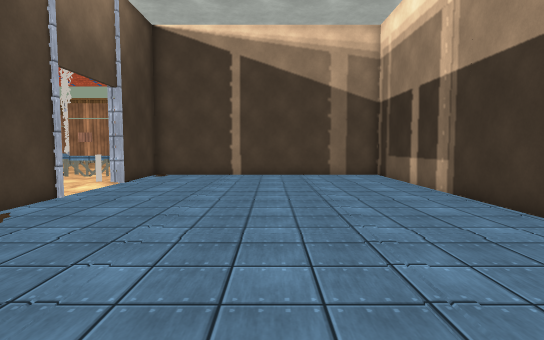
[1] (above)

24 first-person views from a walk through a Unity game level. The camera is 1.5 m above the floor, tilts 4° down and sees 80° across. The floor is counted in squares, 1 m on a side. Each view is taken from the middle of a square. On the plan, view 1 faces up. The plan holds only what a view shows up to about 15 squares ahead; the rest is blank. The place goes on beyond the plan. The player character is not drawn. Some animated figures are not drawn. Door leaves are left out, so doorways stand open. Surface patterns are stand-ins for the level's own textures.

[2]
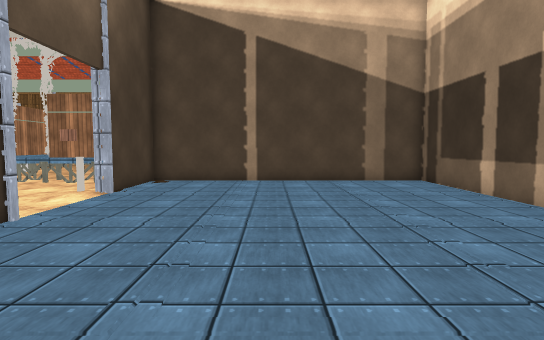

[3]
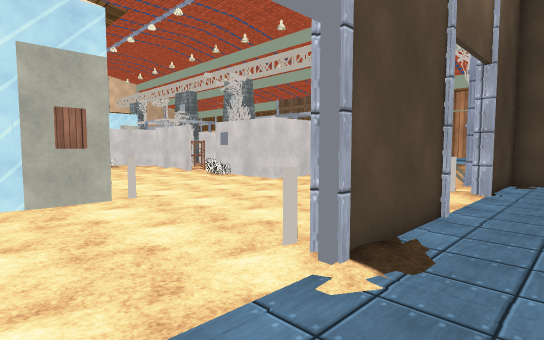

[4]
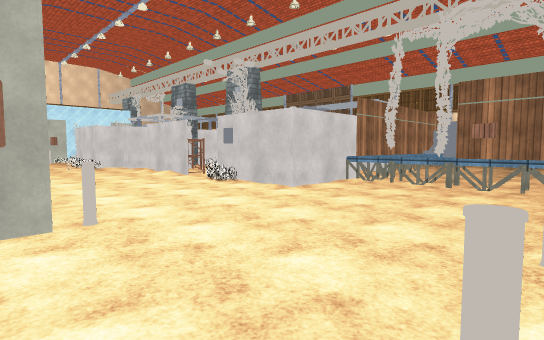

[5]
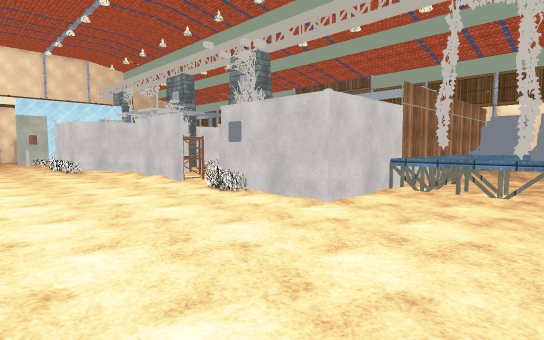

[6]
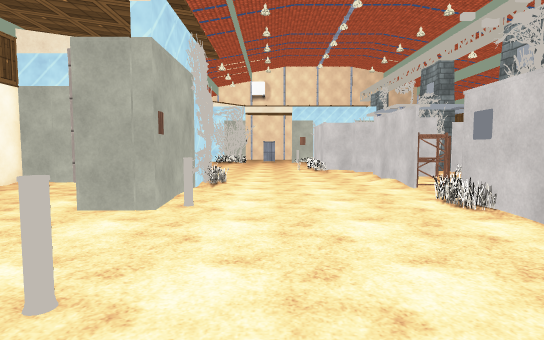

[7]
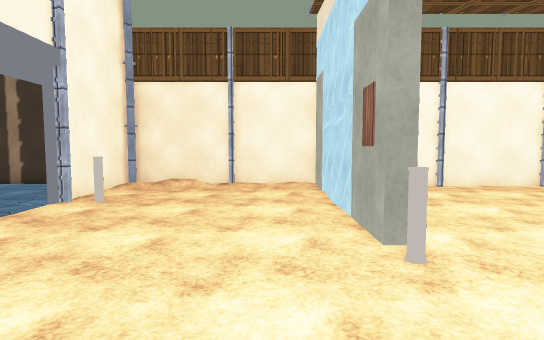

[8]
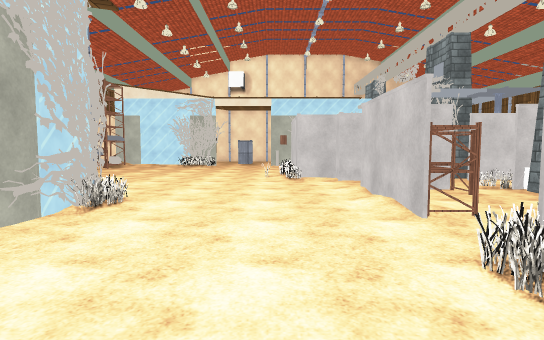

[9]
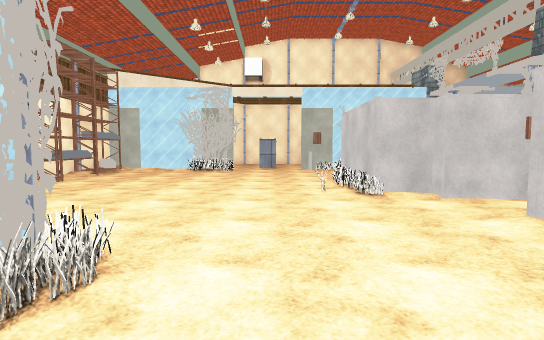

[10]
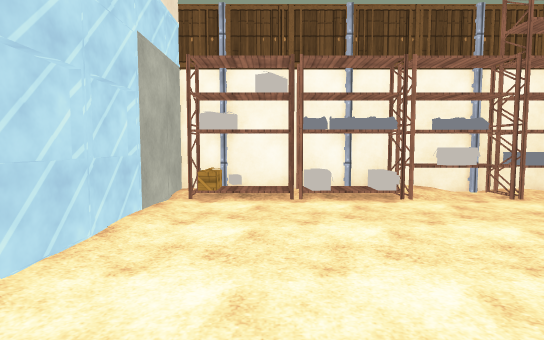

[11]
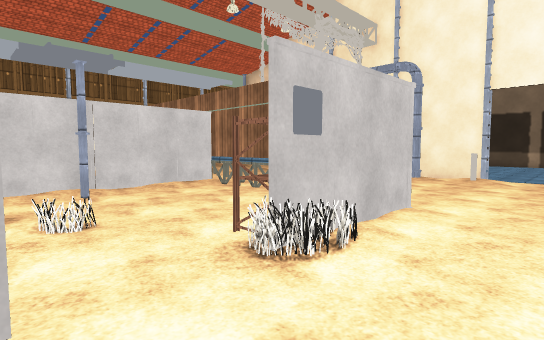

[12]
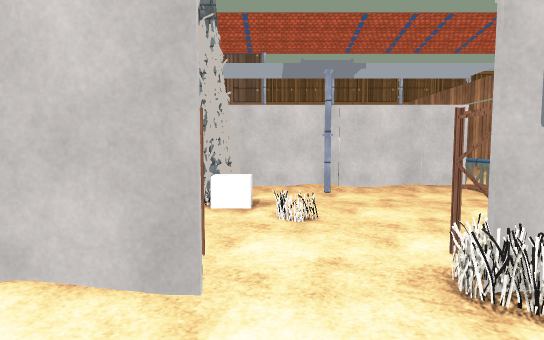

[13]
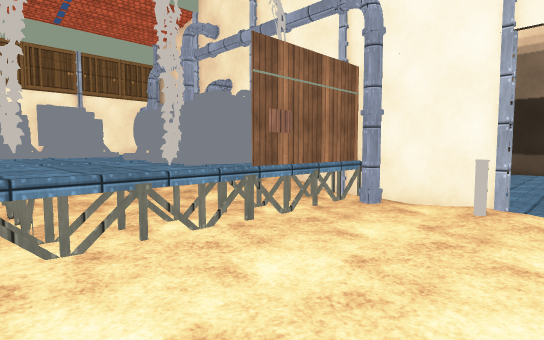

[14]
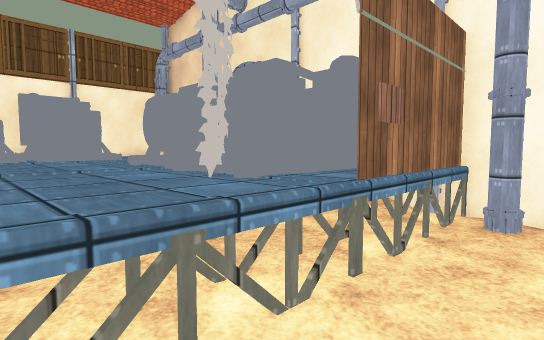

[15]
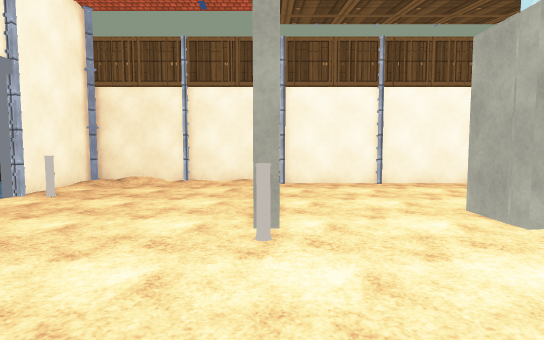

[16]
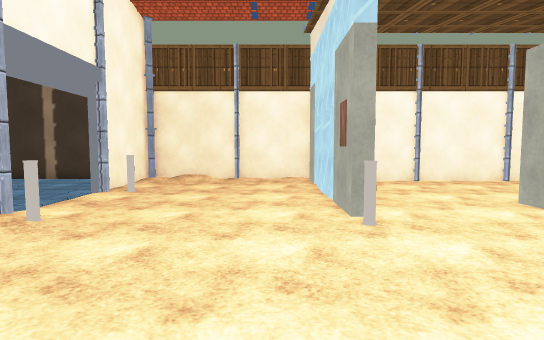

[17]
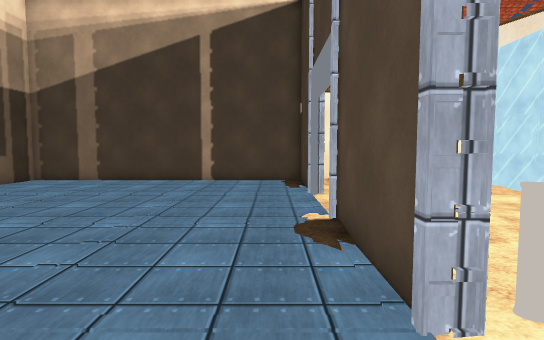

[18]
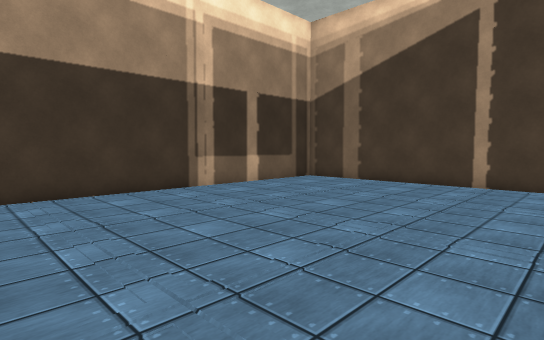

[19]
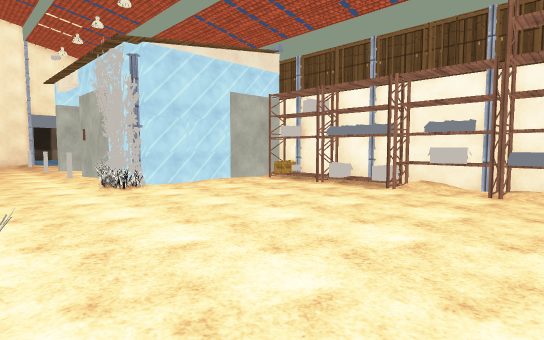

[20]
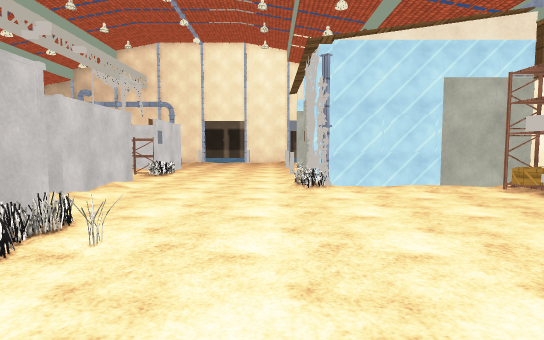

[21]
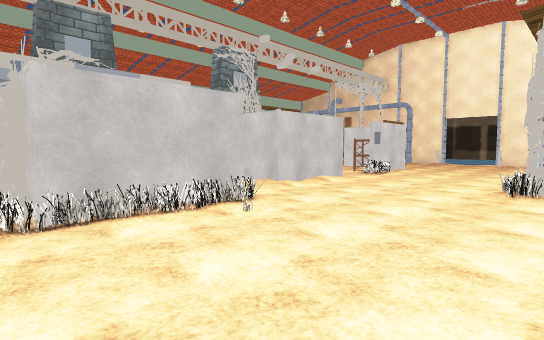

[22]
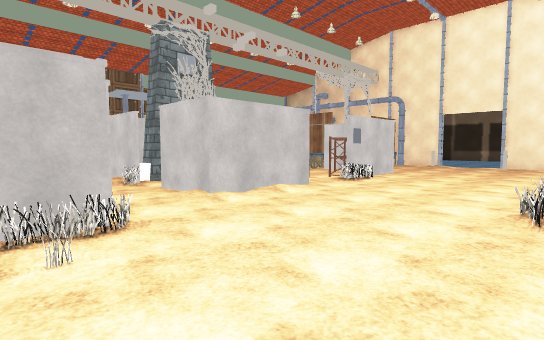

[23]
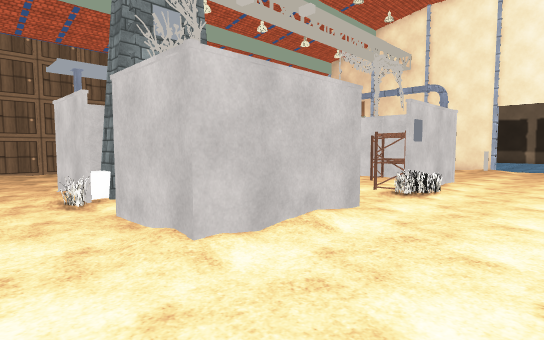

[24]
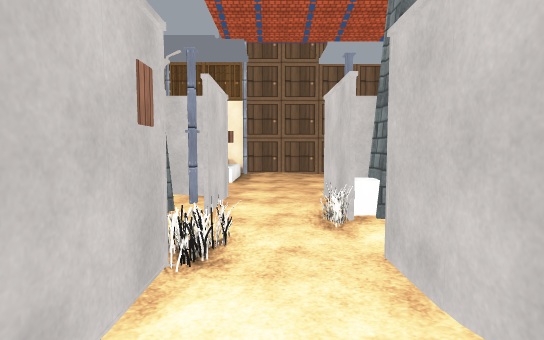

### Floor plan
Points are (right, up) in squares from view 1. A wall is a line through its corners. A room is listed if a view was taken in it or the views show most of it. See-through windows are left out.
Room 1 (views 1, 2, 3, 17, 18)
walls: (-6.3, 9.6) (-6.3, 5.2); (-6.3, 0.4) (-6.3, -2.5); (-5.9, -2.5) (5.7, -2.5) (5.7, 17.5) (-6.3, 17.5) (-6.3, 13.4)
ways out: opening at (-4.3, 2.5) to room 2; open door at (-6.5, 11.5) to room 2
Room 2 (views 4, 5, 6, 7, 8, 9, 10, 11, 12, 13, 14, 15, 16, 19, 20, 21, 22, 23, 24)
walls: (-22.6, 13.2) (-27.5, 13.2); (-24.2, 5.7) (-23.3, 5.3) (-21.6, 5.4); (-24.3, 5.6) (-21.8, 5.2); (-24.4, 5.6) (-23.3, 5.3); (-24.5, 5.5) (-21.8, 5.5); (-24.4, 5.4) (-23.9, 5.5) (-23.5, 5.2); (-24.5, 5.3) (-22.8, 5.6); (-24.5, 5.3) (-23.6, 5.7) (-22.9, 5.2); (-24.7, 5.4) (-23.4, 5.8); (-24.6, 5.2) (-24, 5.5); (-24.6, 5.2) (-18.6, 5.2); (-24.4, 5) (-22.9, 5); (-24.9, 2.8) (-24.9, 4.5); (-14.2, 5.2) (-13.7, 5.2) (-13.7, -2.5) (-10.5, -2.5); (-24.9, 0.8) (-24.9, 2.5); (-13.9, 2.3) (-13.9, 1.3); (-15.1, 17.4) (-15.1, 13.2) (-18.6, 13.2); (-13.9, 1) (-13.9, -0.7); (-30.3, 16.1) (-30.3, 13) (-31, 13) (-31, 11.2) (-35.9, 11.2); (-26.4, -2.5) (-25.1, -2.5) (-25.1, 4.6); (-26, 21.6) (-26.6, 21.6); (-15.5, 21.6) (-24, 21.6); (-6.4, 13.4) (-6.4, 18.4); (-11.1, 20.6) (-11.1, 22.4); (-9, 18.5) (-11.3, 18.5) (-11.3, 20.1); (-10.4, -2.5) (-5.9, -2.5); (-10.8, 21.2) (-10.8, 21.9); (-6.6, 1.8) (-6.3, 1.8); (-6.6, 1.6) (-6.3, 1.6) (-6.3, 0.4); (-34.5, -2.5) (-26.5, -2.5); (-6.4, -2.6) (-6.4, 1.2); (-36.9, -2.5) (-34.6, -2.5)
ways out: opening at (-4.3, 2.5) to room 1; open door at (-6.5, 11.5) to room 1; open door at (-16, 5) to room 3; opening at (-31, 18); opening at (-28.5, 19.5)
objects: shelf (-36, -2) to (-35, -1); shelf (-34, -2) to (-33, -1); other object (-33, 10); shelf (-32, -2) to (-32, -1); other object (-32, 10); other object (-31, -2); other object (-31, -1); other object (-30, -2) to (-30, -1); other object (-30, 17); shelf (-29, -2) to (-29, -1); other object (-28, 18); other object (-28, 19); other object (-27, -2); shelf (-27, 14) to (-26, 16); block (-27, 19); box (-26, -2) to (-26, -1); shelf (-26, 14) to (-23, 14); pillar (-26, 19); other object (-25, 5); other object (-25, 6); other object (-24, 6); other object (-24, 18); other object (-23, 6); block (-23, 18); pillar (-23, 19); other object (-22, 17); other object (-21, 17); other object (-20, 13); other object (-20, 14); bollard (-19, 6); other object (-19, 13); shelf (-19, 14) to (-17, 14); shelf (-16, 14) to (-16, 16); fence (-15, 18); crane (-15, 19) to (-15, 21); other object (-15, 22) to (-12, 25); sign (-14, 4); bollard (-14, 6); other object (-14, 17) to (-11, 21); other object (-14, 19); other object (-11, 17) to (-8, 18); fence (-10, 17) to (-7, 17); bollard (-7, 1); bollard (-7, 6); bollard (-7, 9); bollard (-7, 14); pipe (-7, 16)
Room 3 (no view inside)
walls: (-18.6, 5.2) (-18.6, 3.2); (-24.6, -0.4) (-24.6, -2.5) (-14.5, -2.5)
ways out: open door at (-16, 5) to room 2
objects: container (-23, 2); container (-21, 2) to (-21, 4)

Positions as (right, up) in squares from view 1, and headings:
1: (0, 0), facing up
2: (-1, 3), facing up
3: (-4, 2), facing up-left
4: (-7, 4), facing up-left
5: (-10, 6), facing up-left
6: (-11, 8), facing left
7: (-12, 10), facing down
8: (-16, 10), facing left
9: (-21, 8), facing left
10: (-28, 8), facing down
11: (-23, 10), facing up-right
12: (-22, 10), facing up
13: (-15, 12), facing up-right
14: (-14, 15), facing up-right
15: (-14, 11), facing down
16: (-12, 12), facing down
17: (-5, 12), facing down
18: (-5, 11), facing down-right
19: (-37, 10), facing down-right
20: (-37, 7), facing right
21: (-37, 4), facing up-right
22: (-33, 5), facing up-right
23: (-30, 9), facing up-right
24: (-29, 12), facing up
